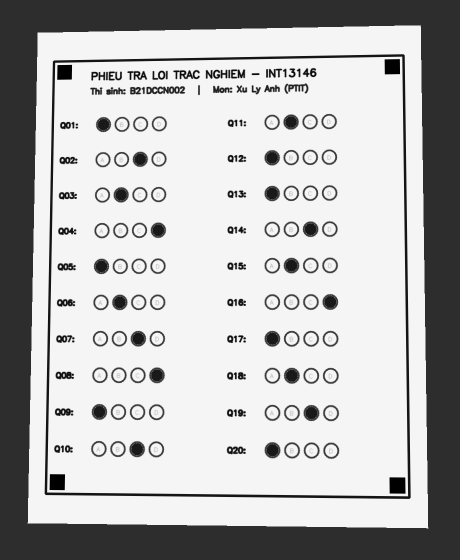
#> input picture OMR_System_TV2/data/input/sample_tilted_sheet.png, 920 x 1120 px (shown at 1/2 size)
$ python -i tv3_morphology_ccl.py   (imports and definitions only)
#> lines starting #> are read from the running program, lines starting #| are printed output that depends on the picture; after the words box and inside, x2 and y2 are one past the last pixel; in counts of white or black regions, pixels touching at a corner belong together
#> further down, picture is the input picture: shape (1120, 920); min 0, max 245, mean 182.6
"""
Module: tv3_morphology_ccl.py
Thành viên phụ trách: Thành viên 3 (Phân đoạn ảnh & Nhận diện ô tô)
Đề tài: Hệ thống Chấm bài Trắc nghiệm Tự động từ Ảnh chụp (OMR) - Nhóm 4

Nội dung cài đặt:
1. Toán tử Hình thái học nhị phân 100% NumPy from scratch:
   - Phần tử cấu trúc (Structuring Element): RECT, CROSS, ELLIPSE.
   - 4 phép toán cơ bản: Erode (Co), Dilate (Giãn), Opening (Mở), Closing (Đóng).
   - Tối ưu hóa bằng trượt cửa sổ vector hóa (sliding_window_view) và padding chuẩn.
2. Gán nhãn thành phần liên thông 2 lượt (Two-Pass CCL) & Cấu trúc Disjoint-Set (Union-Find):
   - Cấu trúc DisjointSet với nén đường dẫn (path compression) và ưu tiên nhãn nhỏ hơn.
   - Thuật toán Two-Pass Connected Component Labeling hỗ trợ 4-lân cận và 8-lân cận.
   - Trích xuất thông số hình học từng vùng liên thông: area, bbox, centroid, aspect_ratio, extent.
   - Hàm lọc ứng viên ô tô đáp án OMR (filter_bubble_components).
3. Hàm đối chứng Benchmark với OpenCV:
   - So sánh định lượng: IoU, Dice Score, MSE, độ lệch tâm, độ lệch bbox, thời gian thực thi.
"""

from typing import Dict, List, Tuple, Union, Optional, Any
import time
import numpy as np


# =============================================================================
# PHẦN 1: PHẦN TỬ CẤU TRÚC (STRUCTURING ELEMENT) TỪ ĐẦU BẰNG NUMPY
# =============================================================================

def create_structuring_element(
    shape: str = "RECT",
    ksize: Union[int, Tuple[int, int]] = (3, 3),
    dtype: np.dtype = np.uint8
) -> np.ndarray:
    """
    Tạo phần tử cấu trúc (Structuring Element / Kernel) nhị phân từ đầu bằng NumPy.
    Khớp 100% chuẩn hình học của OpenCV (cv2.getStructuringElement).

    Args:
        shape: Kiểu hình học phần tử cấu trúc:
               - 'RECT' | 'rect': Hình chữ nhật toàn 1.
               - 'CROSS' | 'cross': Hình chữ thập (tâm chữ thập = 1).
               - 'ELLIPSE' | 'ellipse': Hình elip / đường tròn nội tiếp khung ksize.
        ksize: Kích thước kernel dạng int lẻ (k) hoặc tuple (kh, kw) lẻ.
        dtype: Kiểu dữ liệu mảng trả về (mặc định np.uint8).

    Returns:
        np.ndarray: Ma trận nhị phân kích thước (kh, kw) chứa các giá trị 0 và 1.
    """
    if isinstance(ksize, int):
        kh, kw = ksize, ksize
    elif isinstance(ksize, (tuple, list)) and len(ksize) == 2:
        kh, kw = int(ksize[0]), int(ksize[1])
    else:
        raise ValueError("ksize phải là số nguyên dương lẻ hoặc tuple (kh, kw) số nguyên dương lẻ.")

    if kh <= 0 or kw <= 0 or kh % 2 == 0 or kw % 2 == 0:
        raise ValueError(f"Kích thước kernel phải là các số nguyên dương lẻ, nhận được ({kh}, {kw}).")

    shape_norm = shape.strip().upper()
    element = np.zeros((kh, kw), dtype=dtype)

    if shape_norm in ("RECT", "RECTANGLE"):
        element[:, :] = 1

    elif shape_norm in ("CROSS", "+"):
        r_center = kh // 2
        c_center = kw // 2
        element[r_center, :] = 1
        element[:, c_center] = 1

    elif shape_norm in ("ELLIPSE", "OVAL", "CIRCLE"):
        r = kh // 2
        c = kw // 2
        # Cài đặt theo chuẩn toán học elip của OpenCV:
        # Với mỗi hàng dy = i - r, tính độ rộng dx = c * sqrt(1 - dy^2 / r^2)
        for i in range(kh):
            dy = i - r
            if r > 0:
                val = 1.0 - (dy * dy) / float(r * r)
                dx = int(round(c * np.sqrt(max(0.0, val))))
            else:
                dx = c
            col_start = max(0, c - dx)
            col_end = min(kw, c + dx + 1)
            element[i, col_start:col_end] = 1

    else:
        raise ValueError(f"Kiểu shape '{shape}' không được hỗ trợ. Hãy chọn 'RECT', 'CROSS', hoặc 'ELLIPSE'.")

    return element


# =============================================================================
# PHẦN 2: TOÁN TỬ HÌNH THÁI HỌC NHỊ PHÂN (BINARY MORPHOLOGY FROM SCRATCH)
# =============================================================================

def _normalize_binary_input(img_bin: np.ndarray) -> Tuple[np.ndarray, int, np.dtype]:
    """
    Chuẩn hóa ảnh nhị phân đầu vào, xác định giá trị tiền cảnh (foreground scale 1 hoặc 255).
    """
    if not isinstance(img_bin, np.ndarray):
        raise TypeError("Ảnh đầu vào phải là numpy.ndarray.")
    if img_bin.ndim != 2:
        raise ValueError(f"Ảnh đầu vào phải là ảnh 2D, nhận được mảng có {img_bin.ndim} chiều.")

    orig_dtype = img_bin.dtype
    max_val = int(img_bin.max()) if img_bin.size > 0 else 0
    fg_val = 255 if max_val > 1 else 1

    return img_bin, fg_val, orig_dtype


def erode_binary_scratch(
    img_bin: np.ndarray,
    kernel: Optional[np.ndarray] = None,
    border_value: Optional[int] = None
) -> np.ndarray:
    """
    Toán tử Co nhị phân (Binary Erosion): (A ⊖ B)(x, y) = min_{s in B} A(x+s, y+s)
    Làm mảnh viền nét, xóa các chấm nhiễu cô lập và vết lem nhỏ.

    Áp dụng kỹ thuật trượt cửa sổ vector hóa np.lib.stride_tricks.sliding_window_view
    kết hợp padding chuẩn biên (constant value = max_val / 255) đúng chuẩn toán học và OpenCV.

    Args:
        img_bin: Ảnh nhị phân 2D (tiền cảnh > 0).
        kernel: Phần tử cấu trúc nhị phân (mặc định RECT 3x3 nếu None).
        border_value: Giá trị đệm biên (mặc định = fg_val để không bào mòn biên ảnh).

    Returns:
        np.ndarray: Ảnh sau phép Co (cùng kích thước và kiểu dữ liệu với ảnh gốc).
    """
    img, fg_val, orig_dtype = _normalize_binary_input(img_bin)

    if kernel is None:
        kernel = create_structuring_element("RECT", (3, 3))
    kh, kw = kernel.shape
    ph, pw = (kh - 1) // 2, (kw - 1) // 2

    # Giá trị padding chuẩn cho Erosion: biên vô hạn = fg_val để không làm hẹp biên ảnh giả
    pad_val = fg_val if border_value is None else border_value

    # Đệm biên đối xứng hoặc hằng số
    padded = np.pad(img, ((ph, ph), (pw, pw)), mode='constant', constant_values=pad_val)

    # Trượt cửa sổ ma trận dạng vector hóa (không dùng vòng lặp for thủ công)
    windows = np.lib.stride_tricks.sliding_window_view(padded, (kh, kw))

    # Với phép Co nhị phân: mọi điểm trong cửa sổ tại vị trí kernel == 1 đều phải là foreground
    k_mask = (kernel > 0)
    result = np.where(np.all(windows[..., k_mask] > 0, axis=-1), fg_val, 0)

    return result.astype(orig_dtype)


def dilate_binary_scratch(
    img_bin: np.ndarray,
    kernel: Optional[np.ndarray] = None,
    border_value: Optional[int] = None
) -> np.ndarray:
    """
    Toán tử Giãn nhị phân (Binary Dilation): (A ⊕ B)(x, y) = max_{s in B} A(x+s, y+s)
    Làm dày nét bút chì, lấp đầy các khe hở và làm liền các nét đứt.

    Args:
        img_bin: Ảnh nhị phân 2D (tiền cảnh > 0).
        kernel: Phần tử cấu trúc nhị phân (mặc định RECT 3x3 nếu None).
        border_value: Giá trị đệm biên (mặc định = 0).

    Returns:
        np.ndarray: Ảnh sau phép Giãn.
    """
    img, fg_val, orig_dtype = _normalize_binary_input(img_bin)

    if kernel is None:
        kernel = create_structuring_element("RECT", (3, 3))
    kh, kw = kernel.shape
    ph, pw = (kh - 1) // 2, (kw - 1) // 2

    pad_val = 0 if border_value is None else border_value
    padded = np.pad(img, ((ph, ph), (pw, pw)), mode='constant', constant_values=pad_val)

    windows = np.lib.stride_tricks.sliding_window_view(padded, (kh, kw))

    # Với phép Giãn nhị phân: chỉ cần ít nhất 1 điểm trong cửa sổ tại vị trí kernel == 1 là foreground
    k_mask = (kernel > 0)
    result = np.where(np.any(windows[..., k_mask] > 0, axis=-1), fg_val, 0)

    return result.astype(orig_dtype)


def opening_binary_scratch(
    img_bin: np.ndarray,
    kernel: Optional[np.ndarray] = None
) -> np.ndarray:
    """
    Toán tử Mở nhị phân (Binary Opening): A ∘ B = (A ⊖ B) ⊕ B
    Co trước rồi Giãn sau: Khử nhiễu muối tiêu, gọt bỏ gai nhọn và xóa nét vẽ mảnh thừa.

    Args:
        img_bin: Ảnh nhị phân 2D.
        kernel: Phần tử cấu trúc (mặc định RECT 3x3).

    Returns:
        np.ndarray: Ảnh sau phép Mở.
    """
    if kernel is None:
        kernel = create_structuring_element("RECT", (3, 3))
    eroded = erode_binary_scratch(img_bin, kernel)
    return dilate_binary_scratch(eroded, kernel)


def closing_binary_scratch(
    img_bin: np.ndarray,
    kernel: Optional[np.ndarray] = None
) -> np.ndarray:
    """
    Toán tử Đóng nhị phân (Binary Closing): A • B = (A ⊕ B) ⊖ B
    Giãn trước rồi Co sau: Lấp đầy các lỗ thủng nhỏ bên trong ô tô chì và nối liền đoạn hở.

    Args:
        img_bin: Ảnh nhị phân 2D.
        kernel: Phần tử cấu trúc (mặc định RECT 3x3).

    Returns:
        np.ndarray: Ảnh sau phép Đóng.
    """
    if kernel is None:
        kernel = create_structuring_element("RECT", (3, 3))
    dilated = dilate_binary_scratch(img_bin, kernel)
    return erode_binary_scratch(dilated, kernel)


# [27 lines left out: function morphology_binary_scratch, not called in this run]


# =============================================================================
# PHẦN 3: GÁN NHÃN THÀNH PHẦN LIÊN THÔNG (TWO-PASS CCL & DISJOINT-SET)
# =============================================================================

class DisjointSet:
    """
    Cấu trúc dữ liệu Disjoint-Set (Union-Find) hỗ trợ gán nhãn thành phần liên thông.
    Tối ưu hóa bằng:
    1. Nén đường dẫn triệt để (Path Compression) lặp không đệ quy (tránh tràn ngăn xếp stack).
    2. Hợp nhất ưu tiên nhãn nhỏ hơn (Union by Smallest Label) giữ trật tự nhãn tăng dần.
    """
    def __init__(self, initial_size: int = 0):
        self.parent: List[int] = list(range(initial_size))

    # [37 lines left out: functions add, find, union, not called in this run]

    def __len__(self) -> int:
        return len(self.parent)


# [214 lines left out: functions two_pass_ccl_scratch, filter_bubble_components, not called in this run]


# =============================================================================
# PHẦN 4: HÀM ĐỐI CHỨNG VÀ BENCHMARK VỚI OPENCV
# =============================================================================

def calc_binary_metrics(
    mask_scratch: np.ndarray,
    mask_opencv: np.ndarray
) -> Dict[str, float]:
    """
    Tính toán các chỉ số định lượng so sánh giữa 2 mặt nạ nhị phân:
    - IoU (Jaccard Index) (%)
    - Dice Score (%)
    - Mean Squared Error (MSE)
    - PSNR (dB)
    - Số pixel sai khác (diff_pixels)
    """
    m1 = (mask_scratch > 0).astype(np.uint8)
    m2 = (mask_opencv > 0).astype(np.uint8)

    intersection = np.logical_and(m1 == 1, m2 == 1).sum()
    union = np.logical_or(m1 == 1, m2 == 1).sum()

    if union == 0:
        iou = 100.0
        dice = 100.0
    else:
        iou = float(intersection / union) * 100.0
        dice = float(2.0 * intersection / (m1.sum() + m2.sum())) * 100.0

    diff_pixels = int(np.count_nonzero(m1 != m2))
    mse = float(np.mean((m1.astype(float) - m2.astype(float)) ** 2))

    if mse == 0.0:
        psnr = 999.0
    else:
        psnr = float(10.0 * np.log10(1.0 / mse))

    return {
        "iou_percent": iou,
        "dice_percent": dice,
        "mse": mse,
        "psnr_db": psnr,
        "diff_pixels": diff_pixels
    }


def benchmark_morphology_vs_opencv(
    img_bin: np.ndarray,
    kernel_size: Union[int, Tuple[int, int]] = (3, 3),
    shape: str = "RECT",
    op: str = "all",
    num_runs: int = 5
) -> Dict[str, Any]:
    """
    Thực nghiệm đối chứng toàn diện 4 phép toán Hình thái học nhị phân giữa
    Code from Scratch (NumPy) và OpenCV (cv2.erode, cv2.dilate, cv2.morphologyEx).

    Args:
        img_bin: Ảnh nhị phân 2D (uint8 0/255).
        kernel_size: Kích thước kernel.
        shape: Kiểu kernel ('RECT', 'CROSS', 'ELLIPSE').
        op: Phép toán cần đo ('erode', 'dilate', 'open', 'close', hoặc 'all').
        num_runs: Số lần lặp lại để lấy thời gian trung bình.

    Returns:
        Dict chứa các chỉ số đối chứng và thời gian chạy ms của từng phép toán.
    """
#> called with kernel_size = (3, 3), shape = 'RECT', op = 'all', num_runs = 5
    import cv2

    k_scratch = create_structuring_element(shape, kernel_size)

    # Tạo kernel tương ứng của OpenCV để đối chứng
    cv_shape_map = {
        "RECT": cv2.MORPH_RECT,
        "CROSS": cv2.MORPH_CROSS,
        "ELLIPSE": cv2.MORPH_ELLIPSE
    }
    cv_kshape = cv_shape_map.get(shape.upper(), cv2.MORPH_RECT)
    kw, kh = (kernel_size, kernel_size) if isinstance(kernel_size, int) else (kernel_size[1], kernel_size[0])
    k_cv = cv2.getStructuringElement(cv_kshape, (kw, kh))

    operations = ["erode", "dilate", "open", "close"] if op == "all" else [op.lower()]
    results: Dict[str, Any] = {}

    for operation in operations:
        # 1. Chạy Scratch
        t0 = time.perf_counter()
        res_scratch = None
        for _ in range(num_runs):
            if operation == "erode":
                res_scratch = erode_binary_scratch(img_bin, k_scratch)
            elif operation == "dilate":
                res_scratch = dilate_binary_scratch(img_bin, k_scratch)
            elif operation == "open":
                res_scratch = opening_binary_scratch(img_bin, k_scratch)
            elif operation == "close":
                res_scratch = closing_binary_scratch(img_bin, k_scratch)
        t_scratch_ms = ((time.perf_counter() - t0) / num_runs) * 1000.0

        # 2. Chạy OpenCV
        t0 = time.perf_counter()
        res_cv = None
        for _ in range(num_runs):
            if operation == "erode":
                res_cv = cv2.erode(img_bin, k_cv)
            elif operation == "dilate":
                res_cv = cv2.dilate(img_bin, k_cv)
            elif operation == "open":
                res_cv = cv2.morphologyEx(img_bin, cv2.MORPH_OPEN, k_cv)
            elif operation == "close":
                res_cv = cv2.morphologyEx(img_bin, cv2.MORPH_CLOSE, k_cv)
        t_cv_ms = ((time.perf_counter() - t0) / num_runs) * 1000.0

        metrics = calc_binary_metrics(res_scratch, res_cv)
        metrics["time_scratch_ms"] = round(t_scratch_ms, 3)
        metrics["time_opencv_ms"] = round(t_cv_ms, 3)
        metrics["speed_ratio"] = round(t_scratch_ms / max(0.001, t_cv_ms), 2)

        results[operation] = metrics
#> this loop made 4 passes
#> pass 1, in erode_binary_scratch, `padded = np.pad(img, ((ph, ph), (pw, pw)), mode='constant', constant_v..`:
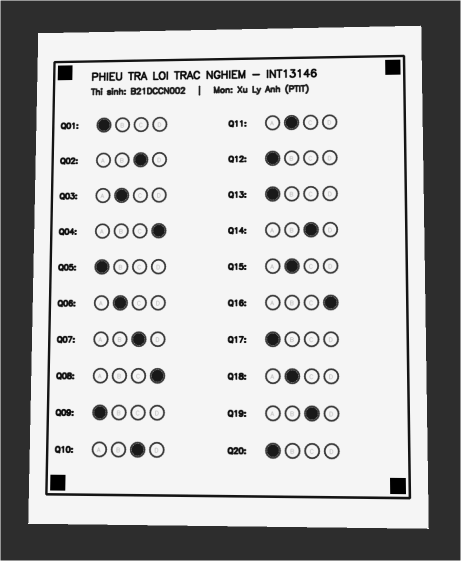
#> padded: shape (1122, 922) (shown at 1/2 size); min 0, max 255, mean 182.9
#> pass 1, in erode_binary_scratch, `result = np.where(np.all(windows[..., k_mask] > 0, axis=-1), fg_val, 0)`:
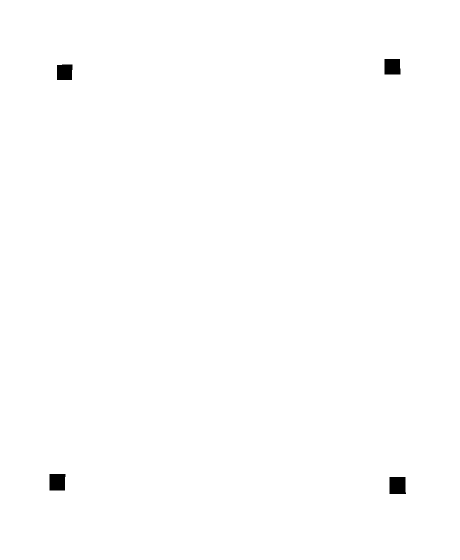
#> result: shape (1120, 920) int64 (shown at 1/2 size); 99.6% white; 4 black regions, box (x1, y1, x2, y2) and area: (779, 954, 812, 988) 1091, (99, 948, 131, 981) 1029, (769, 118, 801, 149) 973, (114, 129, 145, 160) 931
#> pass 2, in dilate_binary_scratch, `result = np.where(np.any(windows[..., k_mask] > 0, axis=-1), fg_val, 0)`:
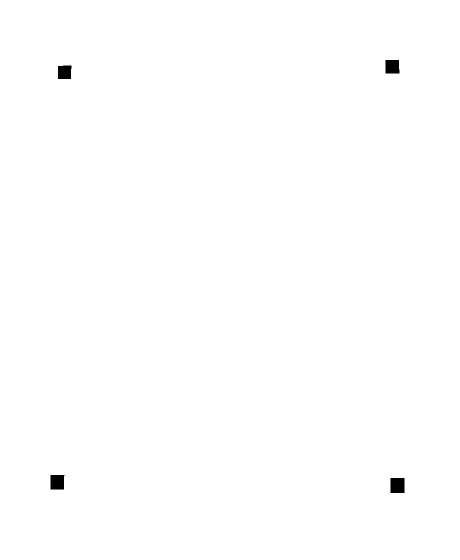
#> result: shape (1120, 920) int64 (shown at 1/2 size); 99.7% white; 4 black regions, box (x1, y1, x2, y2) and area: (781, 956, 809, 986) 840, (101, 950, 129, 979) 785, (771, 120, 799, 147) 737, (116, 131, 143, 158) 699
#> after the loop:
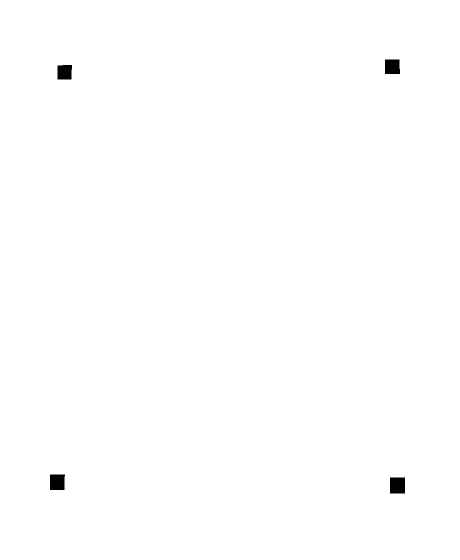
#> res_scratch: shape (1120, 920) (shown at 1/2 size); 99.7% white; 4 black regions, box (x1, y1, x2, y2) and area: (780, 955, 810, 987) 960, (100, 949, 130, 980) 903, (770, 119, 800, 148) 851, (115, 130, 144, 159) 811
#> after the loop, results = 4 items

    return results


# [101 lines left out: function benchmark_ccl_vs_opencv, not called in this run]

>>> import cv2
>>> picture = cv2.imread('../../OMR_System_TV2/data/input/sample_tilted_sheet.png', cv2.IMREAD_GRAYSCALE)
>>> result = benchmark_morphology_vs_opencv(picture)
#> result = 4 items
